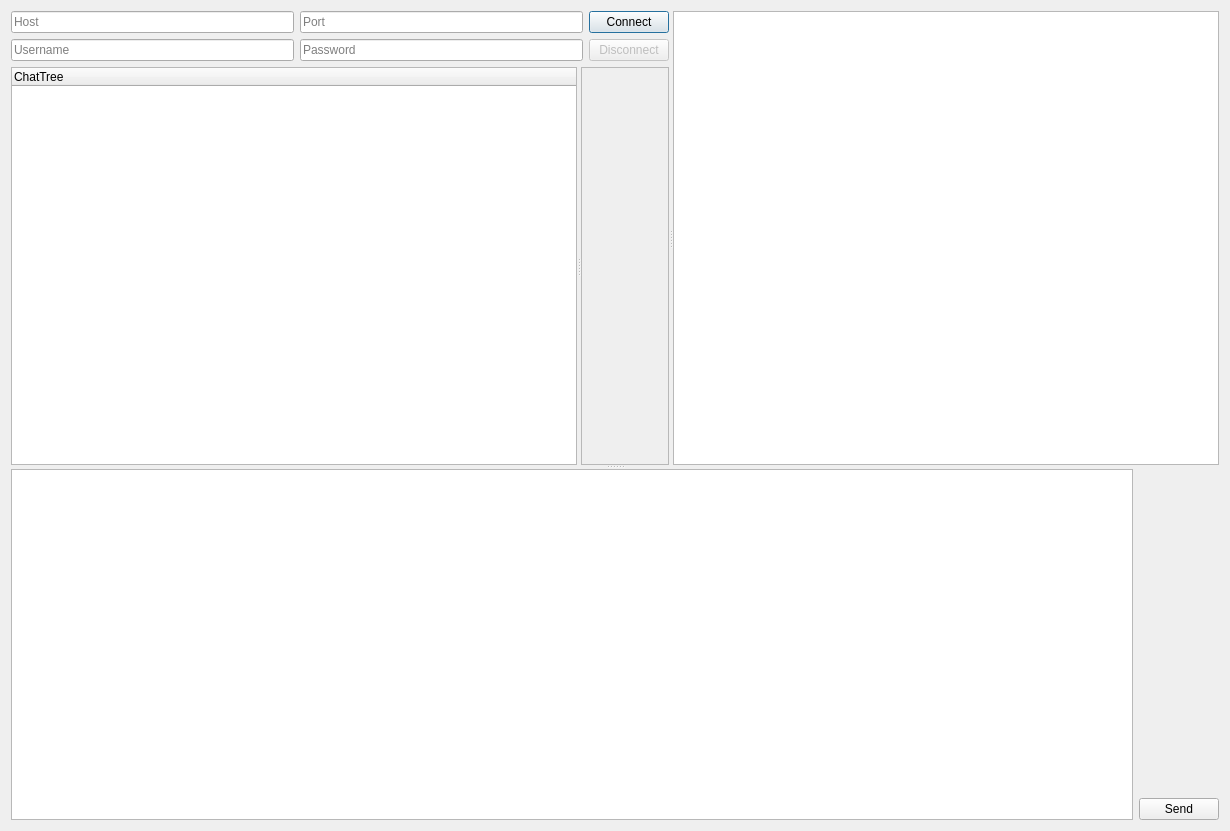
<?xml version="1.0" encoding="UTF-8"?>
<ui version="4.0">
 <class>Dialog</class>
 <widget class="QDialog" name="Dialog">
  <property name="geometry">
   <rect>
    <x>0</x>
    <y>0</y>
    <width>1230</width>
    <height>831</height>
   </rect>
  </property>
  <property name="windowTitle">
   <string>Dialog</string>
  </property>
  <layout class="QVBoxLayout" name="verticalLayout_3">
   <item>
    <widget class="QSplitter" name="chatEditSplitter">
     <property name="orientation">
      <enum>Qt::Vertical</enum>
     </property>
     <widget class="QSplitter" name="chatUsersSplitter">
      <property name="orientation">
       <enum>Qt::Horizontal</enum>
      </property>
      <widget class="QWidget" name="layoutWidget">
       <layout class="QVBoxLayout" name="verticalLayout_2">
        <item>
         <layout class="QVBoxLayout" name="verticalLayout">
          <item>
           <layout class="QHBoxLayout" name="horizontalLayout">
            <item>
             <widget class="QLineEdit" name="hostLineEdit">
              <property name="placeholderText">
               <string>Host</string>
              </property>
             </widget>
            </item>
            <item>
             <widget class="QLineEdit" name="portLineEdit">
              <property name="inputMethodHints">
               <set>Qt::ImhDigitsOnly</set>
              </property>
              <property name="placeholderText">
               <string>Port</string>
              </property>
             </widget>
            </item>
            <item>
             <widget class="QPushButton" name="connectButton">
              <property name="text">
               <string>Connect</string>
              </property>
             </widget>
            </item>
           </layout>
          </item>
          <item>
           <layout class="QHBoxLayout" name="horizontalLayout_2">
            <item>
             <widget class="QLineEdit" name="userLineEdit">
              <property name="placeholderText">
               <string>Username</string>
              </property>
             </widget>
            </item>
            <item>
             <widget class="QLineEdit" name="passLineEdit">
              <property name="echoMode">
               <enum>QLineEdit::Password</enum>
              </property>
              <property name="placeholderText">
               <string>Password</string>
              </property>
             </widget>
            </item>
            <item>
             <widget class="QPushButton" name="disconnectButton">
              <property name="enabled">
               <bool>false</bool>
              </property>
              <property name="text">
               <string>Disconnect</string>
              </property>
             </widget>
            </item>
           </layout>
          </item>
         </layout>
        </item>
        <item>
         <widget class="QSplitter" name="treeChatSplitter">
          <property name="orientation">
           <enum>Qt::Horizontal</enum>
          </property>
          <widget class="QTreeWidget" name="chatTreeWidget">
           <property name="sizePolicy">
            <sizepolicy hsizetype="Expanding" vsizetype="Expanding">
             <horstretch>1</horstretch>
             <verstretch>0</verstretch>
            </sizepolicy>
           </property>
           <property name="editTriggers">
            <set>QAbstractItemView::DoubleClicked</set>
           </property>
           <property name="showDropIndicator" stdset="0">
            <bool>false</bool>
           </property>
           <column>
            <property name="text">
             <string>ChatTree</string>
            </property>
           </column>
          </widget>
          <widget class="QScrollArea" name="chatArea">
           <property name="sizePolicy">
            <sizepolicy hsizetype="Expanding" vsizetype="Expanding">
             <horstretch>1</horstretch>
             <verstretch>0</verstretch>
            </sizepolicy>
           </property>
           <property name="horizontalScrollBarPolicy">
            <enum>Qt::ScrollBarAlwaysOff</enum>
           </property>
           <property name="sizeAdjustPolicy">
            <enum>QAbstractScrollArea::AdjustToContents</enum>
           </property>
           <property name="widgetResizable">
            <bool>true</bool>
           </property>
           <property name="alignment">
            <set>Qt::AlignJustify|Qt::AlignTop</set>
           </property>
           <widget class="QWidget" name="scrollAreaWidgetContents">
            <property name="geometry">
             <rect>
              <x>0</x>
              <y>0</y>
              <width>85</width>
              <height>224</height>
             </rect>
            </property>
            <layout class="QVBoxLayout" name="verticalLayout_6">
             <item>
              <layout class="QVBoxLayout" name="chatLayout">
               <property name="sizeConstraint">
                <enum>QLayout::SetMinimumSize</enum>
               </property>
               <item>
                <spacer name="verticalSpacer_2">
                 <property name="orientation">
                  <enum>Qt::Vertical</enum>
                 </property>
                 <property name="sizeHint" stdset="0">
                  <size>
                   <width>20</width>
                   <height>40</height>
                  </size>
                 </property>
                </spacer>
               </item>
              </layout>
             </item>
            </layout>
           </widget>
          </widget>
         </widget>
        </item>
       </layout>
      </widget>
      <widget class="QListWidget" name="userList"/>
     </widget>
     <widget class="QWidget" name="layoutWidget">
      <layout class="QHBoxLayout" name="horizontalLayout_4">
       <item>
        <widget class="QTextEdit" name="textEdit">
         <property name="acceptRichText">
          <bool>false</bool>
         </property>
        </widget>
       </item>
       <item>
        <layout class="QVBoxLayout" name="verticalLayout_4">
         <item>
          <spacer name="verticalSpacer">
           <property name="orientation">
            <enum>Qt::Vertical</enum>
           </property>
           <property name="sizeHint" stdset="0">
            <size>
             <width>20</width>
             <height>40</height>
            </size>
           </property>
          </spacer>
         </item>
         <item>
          <widget class="QPushButton" name="sendButton">
           <property name="text">
            <string>Send</string>
           </property>
          </widget>
         </item>
        </layout>
       </item>
      </layout>
     </widget>
    </widget>
   </item>
   <item>
    <layout class="QVBoxLayout" name="statusBarLayout">
     <property name="spacing">
      <number>0</number>
     </property>
    </layout>
   </item>
  </layout>
 </widget>
 <resources/>
 <connections/>
</ui>
